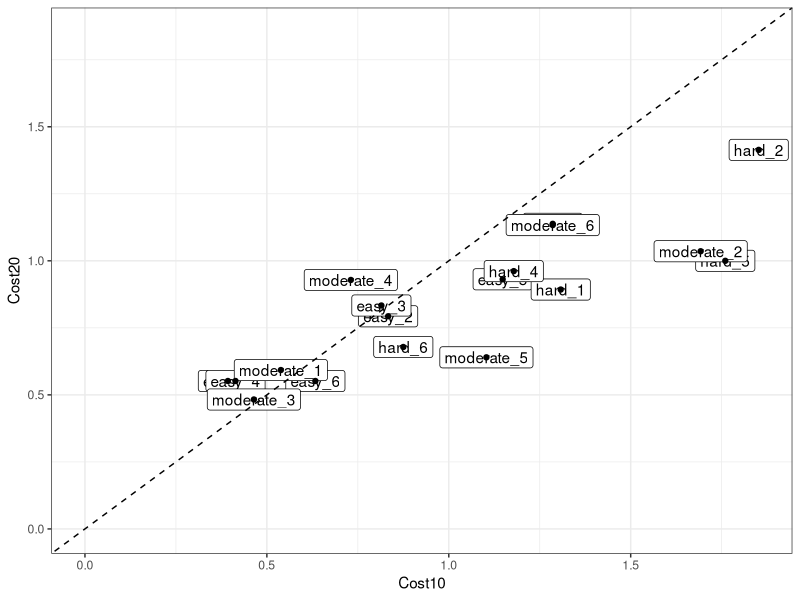
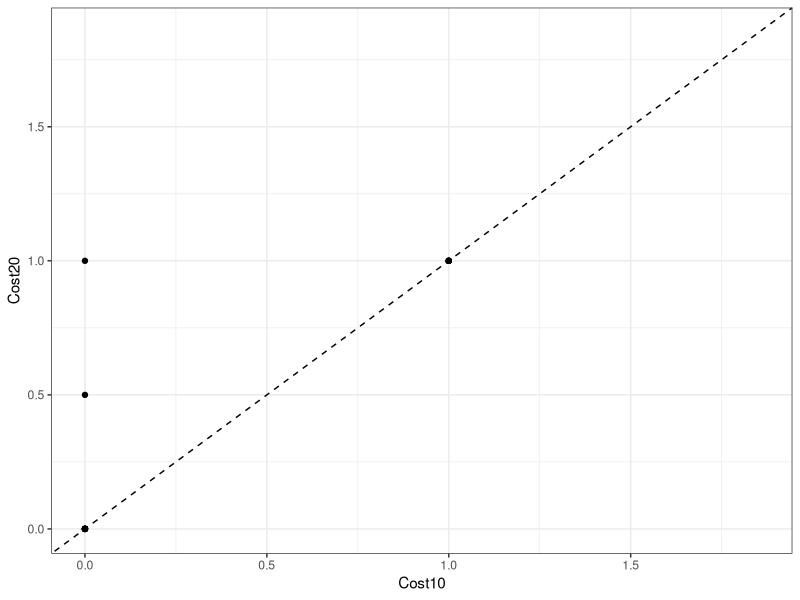
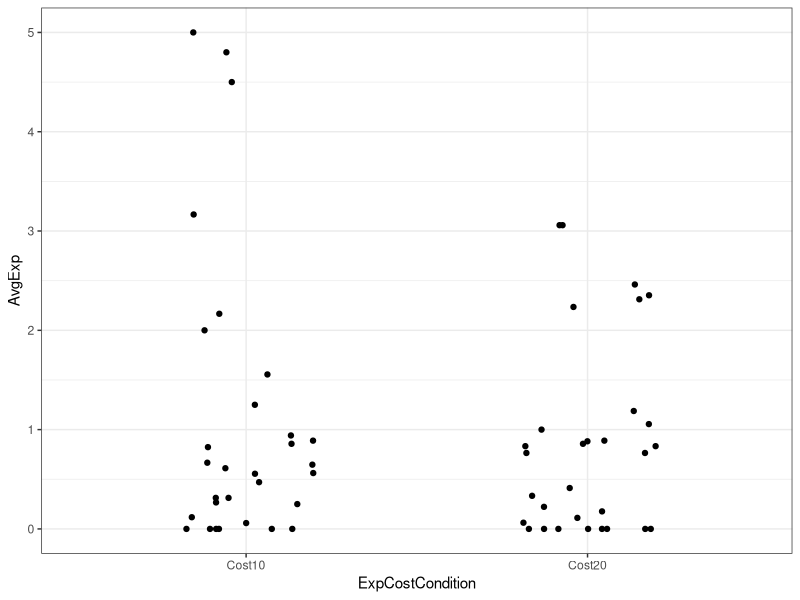
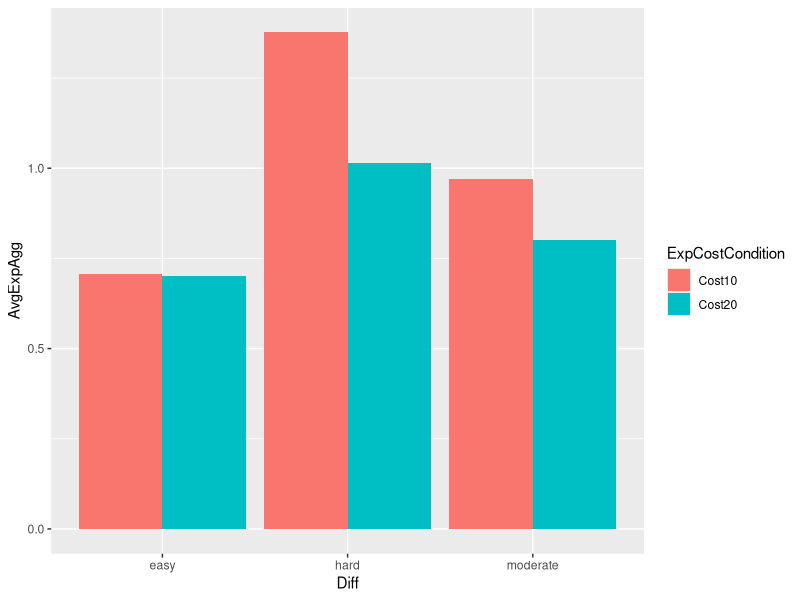

These charts were generated, in order, by the following R code:
library(ggplot2)
library(dplyr)
library(tidyr)
library(lme4)
abl = geom_abline(intercept=0, slope=1, linetype='dashed')

dat = read.csv('trial_data.csv') %>% filter(WasIntro == "False", TimedOutShot == "False",
                                            FocusLost == "False", ExpCostCondition != 6)
dat$ExpCost = dat$ExpCostCondition
dat$ExpCostCondition = factor(dat$ExpCostCondition)
levels(dat$ExpCostCondition) = c("Cost10", "Cost20")
dat$ReconstructedTime = with(dat, (100-ScoreRemaining - ExpCost*NumExperiments) / TimeCostCondition)

# Aggregate by trial / condition
aggdat = dat %>% group_by(TrialName, ExpCostCondition) %>% 
  summarize(AvgExp = mean(NumExperiments), AvgTime = mean(PlayTime), AvgReconTime = mean(ReconstructedTime),
            AvgScore = mean(ScoreEarned), Acc = mean(Accurate=='True'), MedExp = median(NumExperiments))

write.csv(aggdat, 'trial_summary.csv', row.names=F)

# Are there more experiments in the costly condition?
exp_by_cost = aggdat %>% select(TrialName, ExpCostCondition, AvgExp) %>%
  spread(ExpCostCondition, AvgExp)
maxc = max(aggdat$AvgExp)

ggplot(exp_by_cost, aes(x=Cost10, y=Cost20)) + geom_label(aes(label=TrialName)) + geom_point() +
  abl + theme_bw() + xlim(c(0,maxc)) + ylim(c(0,maxc))
with(exp_by_cost, cor(Cost10, Cost20))

qplot(Cost10, Cost20,
      data=aggdat %>% select(TrialName, ExpCostCondition, MedExp) %>% spread(ExpCostCondition, MedExp)) +
  abl + theme_bw() + xlim(c(0,maxc)) + ylim(c(0,maxc))

with(aggdat, cor(AvgExp, AvgTime)) # Num exp correlates with time?

# Aggregate by individual
aggind = dat %>% group_by(WID, ExpCostCondition) %>%
  summarize(AvgExp = mean(NumExperiments), AvgScore = mean(ScoreEarned), Acc = mean(Accurate=='True'))

ggplot(aggind, aes(x=ExpCostCondition, y=AvgExp)) + geom_jitter(width=.2, height=0)  + theme_bw()

t.test(data = aggind, AvgExp ~ ExpCostCondition)
aggind %>% group_by(ExpCostCondition) %>% summarize(med = median(AvgExp))

diff_split = aggdat
diff_split$Diff = sapply(strsplit(as.character(diff_split$TrialName), '_'), function(x) {x[1]})
diff_split_agg = diff_split %>% group_by(Diff, ExpCostCondition) %>%
  summarize(AvgExpAgg = mean(AvgExp), SDExp = sd(AvgExp))
ggplot(diff_split_agg, aes(x=Diff, y=AvgExpAgg, group=ExpCostCondition, fill=ExpCostCondition)) + 
  geom_bar(stat='identity', position='dodge')

